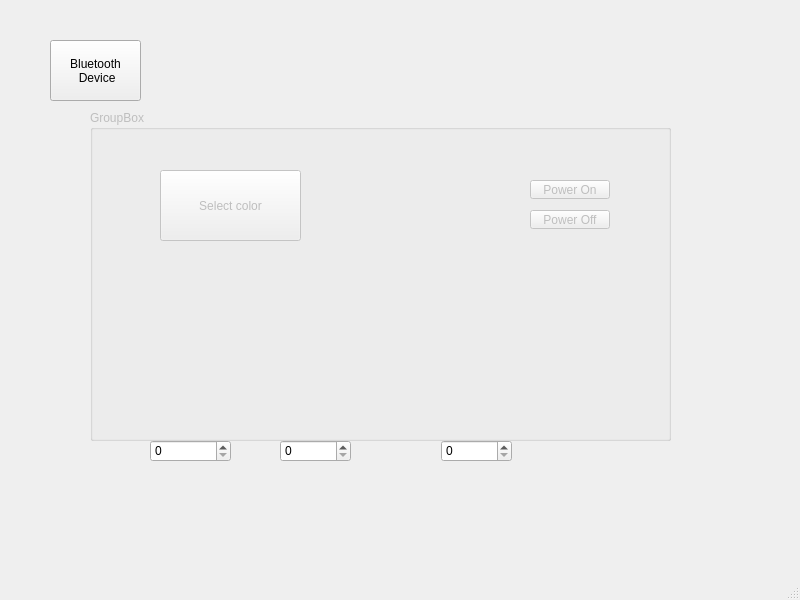
<?xml version="1.0" encoding="UTF-8"?>
<ui version="4.0">
 <class>MainWindow</class>
 <widget class="QMainWindow" name="MainWindow">
  <property name="geometry">
   <rect>
    <x>0</x>
    <y>0</y>
    <width>800</width>
    <height>600</height>
   </rect>
  </property>
  <property name="windowTitle">
   <string>MainWindow</string>
  </property>
  <widget class="QWidget" name="centralwidget">
   <widget class="QSpinBox" name="inputR">
    <property name="geometry">
     <rect>
      <x>150</x>
      <y>440</y>
      <width>81</width>
      <height>22</height>
     </rect>
    </property>
    <property name="maximum">
     <number>255</number>
    </property>
   </widget>
   <widget class="QSpinBox" name="inputG">
    <property name="geometry">
     <rect>
      <x>280</x>
      <y>440</y>
      <width>71</width>
      <height>22</height>
     </rect>
    </property>
    <property name="maximum">
     <number>255</number>
    </property>
   </widget>
   <widget class="QSpinBox" name="inputB">
    <property name="geometry">
     <rect>
      <x>441</x>
      <y>440</y>
      <width>71</width>
      <height>22</height>
     </rect>
    </property>
    <property name="maximum">
     <number>255</number>
    </property>
   </widget>
   <widget class="QPushButton" name="btDialogButton">
    <property name="geometry">
     <rect>
      <x>50</x>
      <y>40</y>
      <width>91</width>
      <height>61</height>
     </rect>
    </property>
    <property name="text">
     <string>Bluetooth
 Device</string>
    </property>
   </widget>
   <widget class="QGroupBox" name="controls">
    <property name="enabled">
     <bool>false</bool>
    </property>
    <property name="geometry">
     <rect>
      <x>90</x>
      <y>110</y>
      <width>581</width>
      <height>331</height>
     </rect>
    </property>
    <property name="title">
     <string>GroupBox</string>
    </property>
    <widget class="QPushButton" name="selectColorButton">
     <property name="geometry">
      <rect>
       <x>70</x>
       <y>60</y>
       <width>141</width>
       <height>71</height>
      </rect>
     </property>
     <property name="text">
      <string>Select color</string>
     </property>
    </widget>
    <widget class="QPushButton" name="onButton">
     <property name="geometry">
      <rect>
       <x>440</x>
       <y>70</y>
       <width>80</width>
       <height>19</height>
      </rect>
     </property>
     <property name="text">
      <string>Power On</string>
     </property>
    </widget>
    <widget class="QPushButton" name="offButton">
     <property name="geometry">
      <rect>
       <x>440</x>
       <y>100</y>
       <width>80</width>
       <height>19</height>
      </rect>
     </property>
     <property name="text">
      <string>Power Off</string>
     </property>
    </widget>
   </widget>
  </widget>
  <widget class="QMenuBar" name="menubar">
   <property name="geometry">
    <rect>
     <x>0</x>
     <y>0</y>
     <width>800</width>
     <height>18</height>
    </rect>
   </property>
  </widget>
  <widget class="QStatusBar" name="statusbar"/>
 </widget>
 <resources/>
 <connections/>
</ui>
